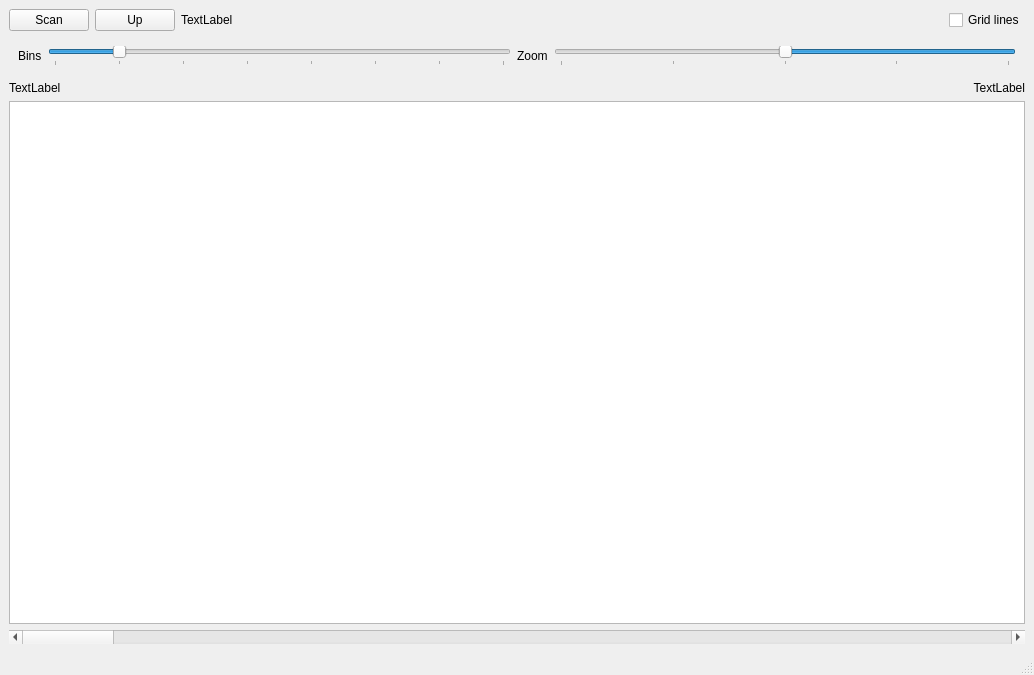
<?xml version="1.0" encoding="UTF-8"?>
<ui version="4.0">
 <class>DirAge</class>
 <widget class="QMainWindow" name="DirAge">
  <property name="geometry">
   <rect>
    <x>0</x>
    <y>0</y>
    <width>1034</width>
    <height>675</height>
   </rect>
  </property>
  <property name="windowTitle">
   <string>DirAge</string>
  </property>
  <widget class="QWidget" name="centralwidget">
   <layout class="QVBoxLayout" name="verticalLayout">
    <item>
     <layout class="QHBoxLayout" name="horizontalLayout">
      <item>
       <widget class="QPushButton" name="scanButton">
        <property name="text">
         <string>Scan</string>
        </property>
       </widget>
      </item>
      <item>
       <widget class="QPushButton" name="upDirButton">
        <property name="text">
         <string>Up</string>
        </property>
       </widget>
      </item>
      <item>
       <widget class="QLabel" name="currentDirLabel">
        <property name="sizePolicy">
         <sizepolicy hsizetype="Expanding" vsizetype="Preferred">
          <horstretch>0</horstretch>
          <verstretch>0</verstretch>
         </sizepolicy>
        </property>
        <property name="text">
         <string>TextLabel</string>
        </property>
       </widget>
      </item>
      <item>
       <widget class="QCheckBox" name="gridLinesToggle">
        <property name="text">
         <string>Grid lines</string>
        </property>
       </widget>
      </item>
     </layout>
    </item>
    <item>
     <widget class="QFrame" name="horizontalFrame">
      <layout class="QHBoxLayout" name="horizontalLayout_2">
       <item>
        <widget class="QLabel" name="numBinsLabel">
         <property name="sizePolicy">
          <sizepolicy hsizetype="Minimum" vsizetype="Preferred">
           <horstretch>0</horstretch>
           <verstretch>0</verstretch>
          </sizepolicy>
         </property>
         <property name="text">
          <string>Bins</string>
         </property>
        </widget>
       </item>
       <item>
        <widget class="QSlider" name="numBinsSlider">
         <property name="minimum">
          <number>25</number>
         </property>
         <property name="maximum">
          <number>200</number>
         </property>
         <property name="value">
          <number>50</number>
         </property>
         <property name="sliderPosition">
          <number>50</number>
         </property>
         <property name="orientation">
          <enum>Qt::Horizontal</enum>
         </property>
         <property name="invertedAppearance">
          <bool>false</bool>
         </property>
         <property name="tickPosition">
          <enum>QSlider::TicksBelow</enum>
         </property>
         <property name="tickInterval">
          <number>25</number>
         </property>
        </widget>
       </item>
       <item>
        <widget class="QLabel" name="zoomLabel">
         <property name="sizePolicy">
          <sizepolicy hsizetype="Minimum" vsizetype="Preferred">
           <horstretch>0</horstretch>
           <verstretch>0</verstretch>
          </sizepolicy>
         </property>
         <property name="text">
          <string>Zoom</string>
         </property>
        </widget>
       </item>
       <item>
        <widget class="QSlider" name="zoomSlider">
         <property name="maximum">
          <number>100</number>
         </property>
         <property name="value">
          <number>50</number>
         </property>
         <property name="sliderPosition">
          <number>50</number>
         </property>
         <property name="orientation">
          <enum>Qt::Horizontal</enum>
         </property>
         <property name="invertedAppearance">
          <bool>true</bool>
         </property>
         <property name="invertedControls">
          <bool>true</bool>
         </property>
         <property name="tickPosition">
          <enum>QSlider::TicksBelow</enum>
         </property>
         <property name="tickInterval">
          <number>25</number>
         </property>
        </widget>
       </item>
      </layout>
     </widget>
    </item>
    <item>
     <layout class="QHBoxLayout" name="horizontalLayout_3">
      <item>
       <widget class="QLabel" name="minTimestampLabel">
        <property name="text">
         <string>TextLabel</string>
        </property>
       </widget>
      </item>
      <item>
       <widget class="QLabel" name="maxTimestampLabel">
        <property name="text">
         <string>TextLabel</string>
        </property>
        <property name="alignment">
         <set>Qt::AlignRight|Qt::AlignTrailing|Qt::AlignVCenter</set>
        </property>
       </widget>
      </item>
     </layout>
    </item>
    <item>
     <widget class="AgeTableView" name="statsTable">
      <property name="verticalScrollMode">
       <enum>QAbstractItemView::ScrollPerPixel</enum>
      </property>
     </widget>
    </item>
    <item>
     <widget class="QScrollBar" name="ageScrollBar">
      <property name="orientation">
       <enum>Qt::Horizontal</enum>
      </property>
     </widget>
    </item>
   </layout>
  </widget>
  <widget class="QMenuBar" name="menubar">
   <property name="geometry">
    <rect>
     <x>0</x>
     <y>0</y>
     <width>1034</width>
     <height>23</height>
    </rect>
   </property>
  </widget>
  <widget class="QStatusBar" name="statusbar"/>
 </widget>
 <customwidgets>
  <customwidget>
   <class>AgeTableView</class>
   <extends>QTableView</extends>
   <header>agetableview.h</header>
  </customwidget>
 </customwidgets>
 <resources/>
 <connections/>
</ui>
